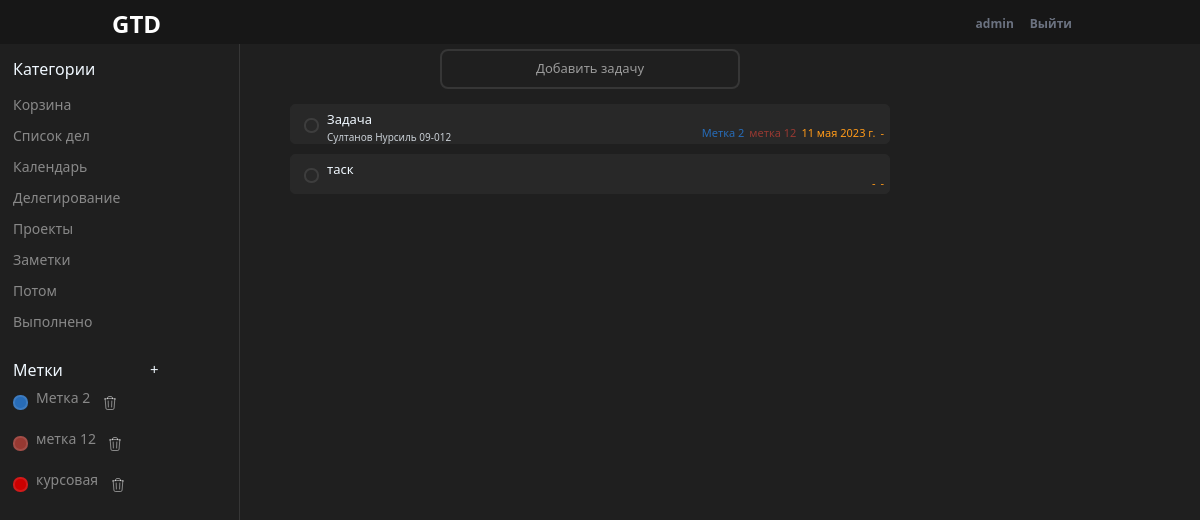
The page / (signed in) on the database its author committed.
### planner/models.py (models this page shows, shortened)
class Category(models.Model):
    name = models.CharField(max_length=255)
    is_project = models.BooleanField(default=False)

class Label(models.Model):
    name = models.CharField(max_length=255)
    color = models.CharField(max_length=7, default="#000000")
    user = models.ForeignKey(User, on_delete=models.CASCADE)

class Task(models.Model):
    task = models.CharField('task', max_length=50)
    description = models.TextField('description', blank=True)
    checkbox = models.BooleanField('', default=False, null=True)
    finish = models.DateField(blank=True, null=True)
    created_date = models.DateTimeField(default=timezone.now, blank=True)
    category = models.ForeignKey(Category, on_delete=models.CASCADE, blank=True, null=True)
    priority = models.IntegerField(blank=True, null=False, default=1, validators=[MinValueValidator(1), MaxValueValidator(4)])
    project = models.ForeignKey(Project, on_delete=models.CASCADE, blank=True, null=True)
    labels = models.ManyToManyField(Label, related_name='projects', blank=True)
    user = models.ForeignKey(User, on_delete=models.CASCADE)

### planner/views.py (the view)
# urls.py: path('', views.index, name='index'),
def index(request):
    tasks = Task.objects.filter(user=request.user)
    form = TaskForm(initial={'checkbox': False})
    edit = EditTaskForm()
    cat = Category.objects.all()
    labels = Label.objects.filter(user=request.user)
    category_id = request.GET.get('category')
    if category_id and category_id != "":
        tasks = tasks.filter(category_id=category_id)
    else:
        tasks = tasks.filter(category__isnull=True)
    return render(request, 'planner/index.html',
                  {'tasks': tasks, 'form': form, 'edit': edit, 'cat': cat, 'labels': labels})

### planner/templates/planner/index.html (shortened to what this page needs)
{% load static %}
<!DOCTYPE html>
<html lang="en">
<head>
    <link rel="stylesheet" href="{% static 'planner/css/style.css' %}">
    <link rel="stylesheet" href="{% static 'planner/css/reset.css' %}">
    <link href="{% static 'planner/airdatepicker/air-datepicker.css' %}" rel="stylesheet" type="text/css">
    <link href="https://cdn.jsdelivr.net/npm/bootstrap@5.1.3/dist/css/bootstrap.min.css" rel="stylesheet">
    <link rel="stylesheet" href="https://cdnjs.cloudflare.com/ajax/libs/font-awesome/6.3.0/css/all.min.css" />
    <link rel="stylesheet" type="text/css" href="https://cdn.jsdelivr.net/npm/spectrum-colorpicker2/dist/spectrum.min.css">
    <script src="https://cdn.tailwindcss.com"></script>
    <link rel="stylesheet" href="{% static 'planner/css/select2.css' %}">
</head>
<body>
    {% include 'planner/topbar.html' %}
    <div class="app-section">
        {% include 'planner/left_menu.html' %}
        <div class="main-section">
            {% include 'planner/add_form.html' %}
            {% include 'planner/task_list.html' %}
        </div>
    </div>
</body>
</html>

### planner/templates/planner/topbar.html (shortened to what this page needs)
<div class="bg-neutral-900 font-sans w-full m-0">
	<div class="bg-neutral-900 shadow bg-opacity-0">
    <div class="container mx-auto px-4">
      <div class="flex items-center justify-between py-2">
        <div>
          <div class="text-2xl font-bold text-white text-shadow-lg">GTD</div>
        </div>
        <div class="hidden sm:flex sm:items-center">
          {% if user.is_authenticated %}
              <h1 class="text-gray-500 text-xs font-semibold hover:text-red-600 mr-4"> {{ user }}</h1>
              <a href="{% url 'logout' %}" class="text-gray-500 text-xs font-semibold hover:text-red-600 mr-4">Выйти</a>
          {% else %}
              <a href="{% url 'login' %}" class="text-gray-500 text-xs font-semibold hover:text-red-600 mr-4">Sign in</a>
              <a href="{% url 'logout' %}" class="text-gray-500 text-xs font-semibold border px-2 py-2 rounded-lg hover:text-red-600 hover:border-red-600">Sign up</a>
          {% endif %}
        </div>
      </div>
    </div>
  </div>
</div>

### planner/templates/planner/left_menu.html (shortened to what this page needs)
<div class="left_menu_section">
            <div class="section_title">Категории</div>
            <div class="section_list">
                <a class="section_item" href="{% url 'index' %}">Корзина</a>
                {% for category in cat %}
                  <a class="section_item" href="{% url 'index' %}?category={{ category.id }}">{{ category.name }}</a>
                {% endfor %}
            </div>
            <div class="labels_section">
              <div class="labels_field">
                <div class="section_title">Метки</div>
                <div class="add_label_btn">+</div>
              </div>
                {% for l in labels %}
                    <div class="section_item" style="display: flex; flex-direction: row">
                        <div class="label_color" style="background-color: {{ l.color }}"></div>
                        <span>{{ l.name }}</span>
                        <button class="delete-label-btn" data-label-id="{{ l.pk }}">
                        </button>
                    </div>
                {% endfor %}
            </div>
</div>

### planner/templates/planner/add_form.html (shortened to what this page needs)
<div class="slide-add-form">Добавить задачу</div>

### planner/templates/planner/task_list.html
<div class="task_list_section">
    {% for t in tasks %}
        <div class="task" data-task-id="{{ t.id }}">
            <a class="task_checkbox" href="{% url 'delete' t.id %}"></a>
            <div class="task_info">
                <div class="task_name">{{ t.task }}</div>
                <div class="task_description">{{ t.description }}</div>
            </div>
            {% for l in t.labels.all %}
                <div class="task_labels" lab_pk = "{{ l.pk }}" style="color: {{ l.color }}">{{ l.name|default_if_none:"-" }}</div>
            {% endfor %}
            <div class="task_date" date="{{ t.finish|date:'d.m.Y' }}">{{ t.finish|default_if_none:"-"  }}</div>
            <div class="task_cat">{{ t.category|default_if_none:"-" }}</div>
        </div>
    {% endfor %}
</div>

### planner/static/planner/css/style.css (style rules this page uses)
:root { --top-bar-height: 44px; --dark-theme-color-black:#1f1f1f; --dark-theme-color-brown: #282828; --menu-section-width: 150px; --menu-section-height: calc(100vh - var(--top-bar-height)); --main-font: inherit; --border-color: hsla(0,0%,100%,0.1); --section-item-color: hsla(0, 0%, 100%, 0.471); --edit-form-section-width: 20%; }
a { text-decoration: none; }
.app-section { position: absolute; display: flex; flex-grow: 1; flex-direction: row; left: 0px; right: 0px; bottom: 0px; top: var(--top-bar-height); background-color: var(--dark-theme-color-black); }
.left_menu_section { display: block; width: 20%; max-width: 250px; min-width: 120px; height: var(--menu-section-height); left: 0px; background-color: var(--dark-theme-color-black); border-right: 1px solid var(--border-color); margin-top: 0; z-index: 199; }
.section_title { display: block; padding-left: 13px; padding-top: 13px; width: var(--menu-section-width); color: aliceblue; font-family: var(--main-font); }
.section_list { display: flex; flex-direction: column; margin: 8px; }
.section_item { color: var(--section-item-color); font-family: var(--main-font); font-size: 14px; padding: 5px; }
.main-section { display: flex; flex-direction: column; width: 50%; max-width: 700px; min-width: 400px; height: var(--menu-section-height); margin-left: 50px; align-items: center; }
.slide-add-form { display: flex; border: 2px solid var(--border-color); border-radius: 8px; height: 40px; min-width: 240px; width: 50%; margin-left: 90px; margin-right: 90px; margin-top: 5px; align-items: center; justify-content: center; color: #9a9a9a; font-size: 13px; cursor: pointer; }
.task_list_section { display: flex; flex-direction: column; align-items: center; margin: 10px; overflow: auto; overflow-x: hidden; width: 100%; height: auto; }
.task { display: flex; flex-direction: row; margin: 5px; padding: 5px; border: 1px solid var(--dark-theme-color-brown); border-radius: 5px; background-color: var(--dark-theme-color-brown); height: 40px; max-width: 700px; width: 100%; }
.task_info { display: flex; flex-direction: column; flex-grow: 2; }
.task_date { color: #FF9A19; font-size: 11px; margin-left: 5px; margin-top: 15px; }
.task_cat { color: #FF9A19; font-size: 11px; margin-left: 5px; margin-top: 15px; }
.task_labels { color: #FF9A19; font-size: 11px; margin-left: 5px; margin-top: 15px; }
.task_name { font-family: var(--main-font); font-size: 13px; color: aliceblue; }
.task_description { font-family: var(--main-font); font-size: 10px; color: rgba(240, 248, 255, 0.8); }
.task_checkbox { width: 15px; height: 15px; border: 2px solid var(--border-color);; border-radius: 7px; margin: 8px; }
.labels_field { display: flex; flex-direction: row; }
.add_label_btn { font-size: 15px; color: aliceblue; height: 100%; width: 20%; padding-top: 13px; }
.label_color { width: 15px; height: 15px; border: 2px solid var(--border-color);; border-radius: 7px; margin: 8px; }
.delete-label-btn { margin-left:5%; }

### planner/static/planner/css/select2.css (style rules this page uses)
:root { --dark-theme-color-black:#1f1f1f; --dark-theme-color-brown: #282828; --dark-theme-color-red-btn: #cf463ab5; --dark-theme-color-task-date:#FF9A19; --border-color: hsla(0,0%,100%,0.1); }

### rows shown on the page
Category: name "Список дел"
Category: name "Календарь"
Category: name "Делегирование"
Category: name "Проекты"
Category: name "Заметки"
Category: name "Потом"
Category: name "Выполнено"
Label: name "Метка 2"
Label: name "метка 12"
Label: name "курсовая"
Task: task "Задача", description "Султанов Нурсиль 09-012", finish "11 мая 2023 г.", category "-"
Task: task "таск", finish "-", category "-"

### other values the page prints
{{ user }} "admin"
